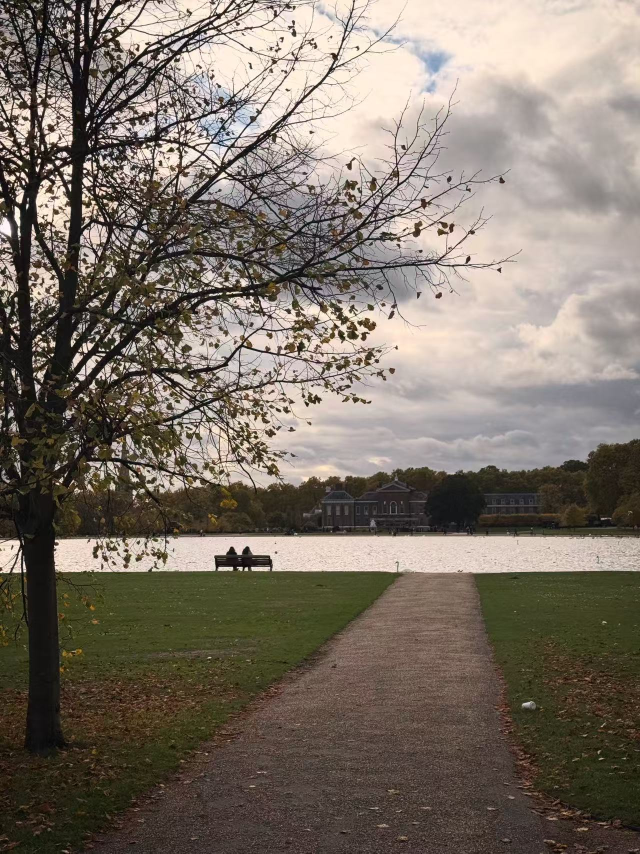
#> input picture Artificial Intelligence/Frameworks and Libraries/OpenCV/images/image.jpg, 1280 x 1707 px (shown at 1/2 size)
$ python FourierMethods.py
#> lines starting #> are read from the running program, lines starting #| are printed output that depends on the picture
import cv2
import numpy as np
from matplotlib import pyplot as plt

try:
    image = cv2.imread('images/image.jpg', cv2.IMREAD_GRAYSCALE)
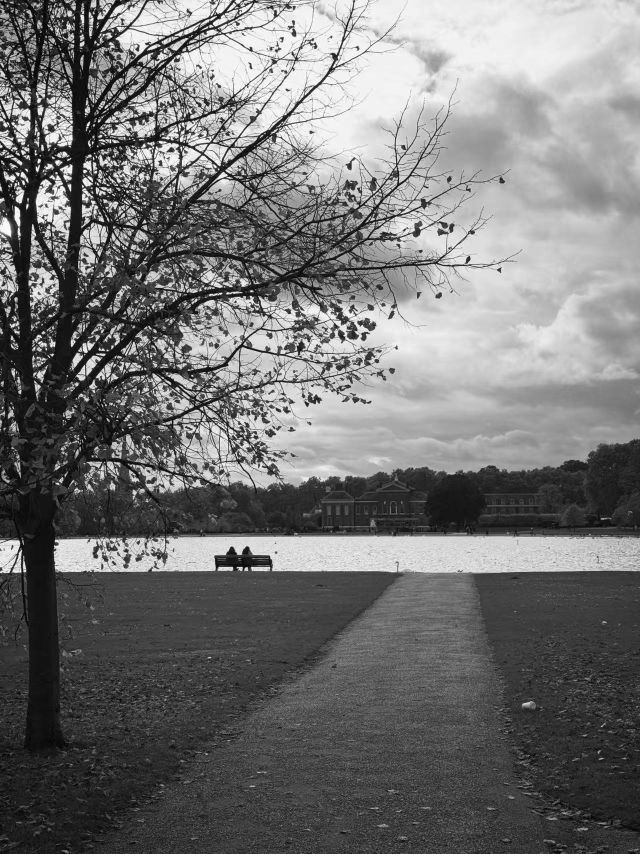
#> image: shape (1707, 1280) (shown at 1/2 size); min 0, max 255, mean 116.2
    if image is None:
        raise FileNotFoundError

except FileNotFoundError:
    print("未找到图像，创建测试图像")
    image = np.zeros((300, 400), dtype=np.uint8)
    cv2.rectangle(image, (50, 50), (150, 150), 255, -1)
    cv2.circle(image, (250, 150), 60, 128, -1)

def display_image(title,img):
    plt.imshow(img,cmap='gray')
    plt.title(title)
    plt.xticks([]), plt.yticks([])
    plt.show()

display_image("Original Image", image)

# 1.dft & idft

dft = cv2.dft(np.float32(image), flags=cv2.DFT_COMPLEX_OUTPUT)
dft_shift = np.fft.fftshift(dft)

rows, cols = image.shape
#> rows = 1707; cols = 1280
crows, ccols = rows // 2, cols // 2
#> crows = 853; ccols = 640
mask = np.ones((rows,cols,2),np.uint8)
mask[crows-30:crows+30, ccols-30:ccols+30] = 0

fshift = dft_shift * mask
f_ishift = np.fft.ifftshift(fshift)

image_back = cv2.idft(f_ishift)
image_back = cv2.magnitude(image_back[:,:,0],image_back[:,:,1])
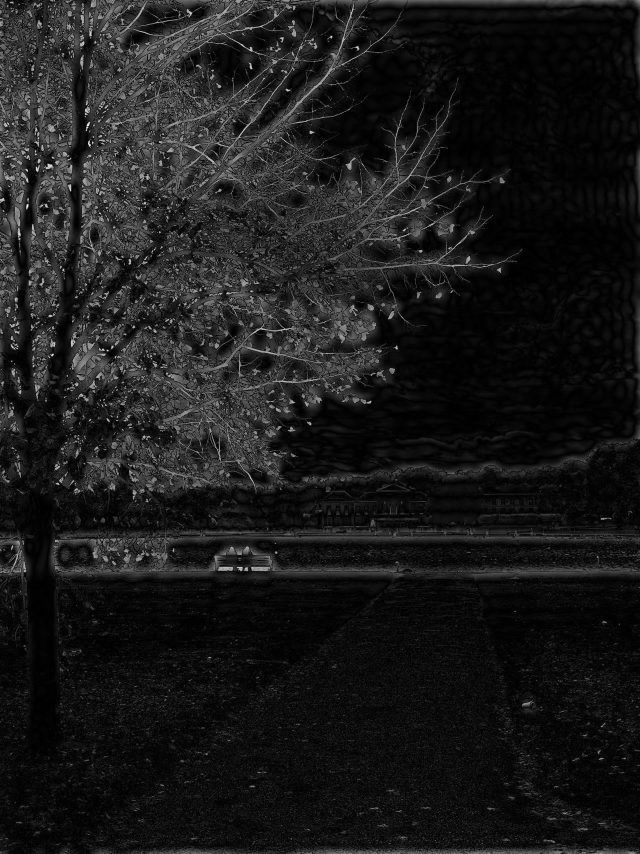
#> image_back: shape (1707, 1280) float32 (shown at 1/2 size); min 7347.5, max 496062624, mean 51946316; drawn with min black and max white
image_back = np.uint8(cv2.normalize(image_back, None, 0, 255, cv2.NORM_MINMAX))

display_image("Low-pass Filtered Image (FFT)", image_back)

$ run again, with Artificial Intelligence/Frameworks and Libraries/OpenCV/images/template.jpg copied over Artificial Intelligence/Frameworks and Libraries/OpenCV/images/image.jpg
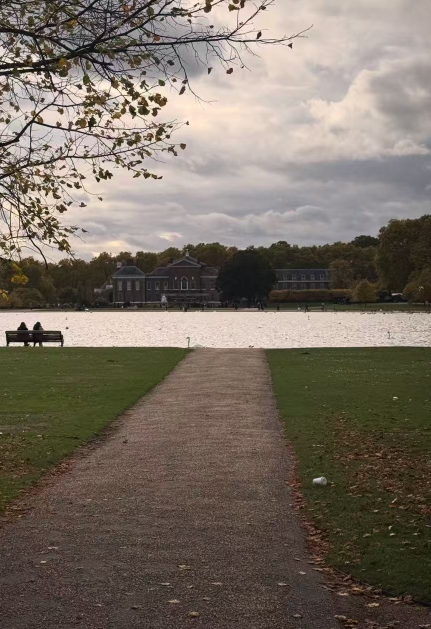
#> input picture Artificial Intelligence/Frameworks and Libraries/OpenCV/images/template.jpg, 862 x 1258 px (shown at 1/2 size)
#> `image = cv2.imread('images/image.jpg', cv2.IMREAD_GRAYSCALE)`:
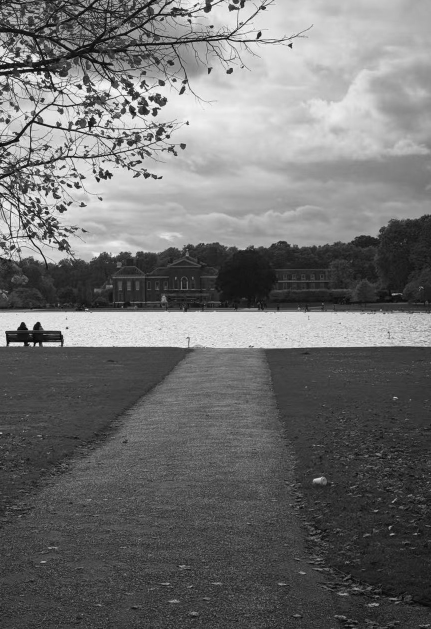
#> image: shape (1258, 862) (shown at 1/2 size); min 0, max 255, mean 112.2
#> `image_back = cv2.magnitude(image_back[:,:,0],image_back[:,:,1])`:
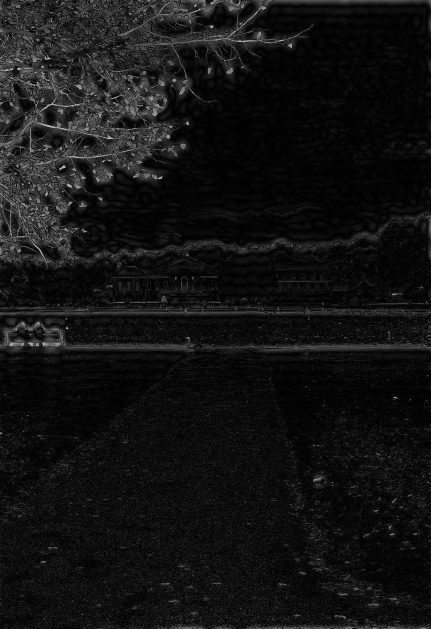
#> image_back: shape (1258, 862) float32 (shown at 1/2 size); min 4176.1, max 232602784, mean 17378544; drawn with min black and max white

$ run again, with Artificial Intelligence/Frameworks and Libraries/OpenCV/images/boat1.png saved as Artificial Intelligence/Frameworks and Libraries/OpenCV/images/image.jpg
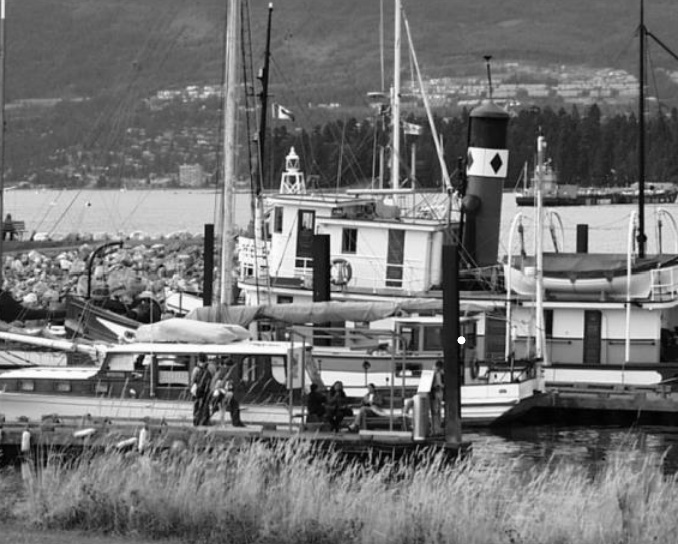
#> input picture Artificial Intelligence/Frameworks and Libraries/OpenCV/images/boat1.png, 678 x 544 px
#> image is the input picture: shape (544, 678); min 0, max 255, mean 115.4
#> `image_back = cv2.magnitude(image_back[:,:,0],image_back[:,:,1])`:
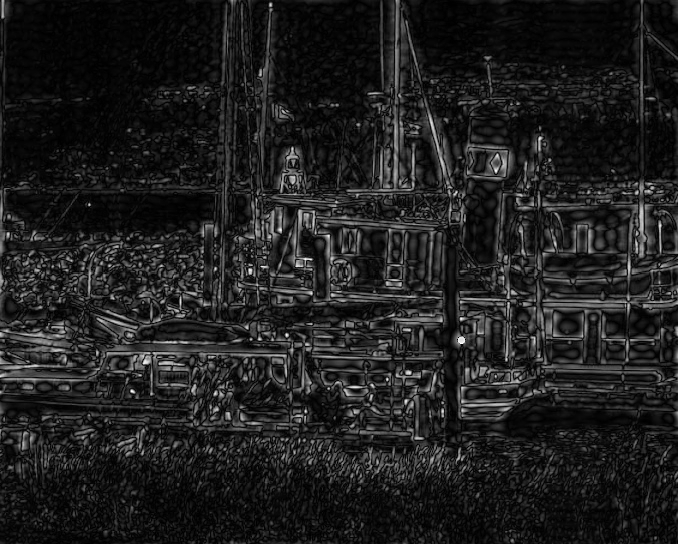
#> image_back: shape (544, 678) float32; min 2058.8, max 56574724, mean 6958378.5; drawn with min black and max white

$ run again, with Artificial Intelligence/Frameworks and Libraries/OpenCV/images/boat2.png saved as Artificial Intelligence/Frameworks and Libraries/OpenCV/images/image.jpg
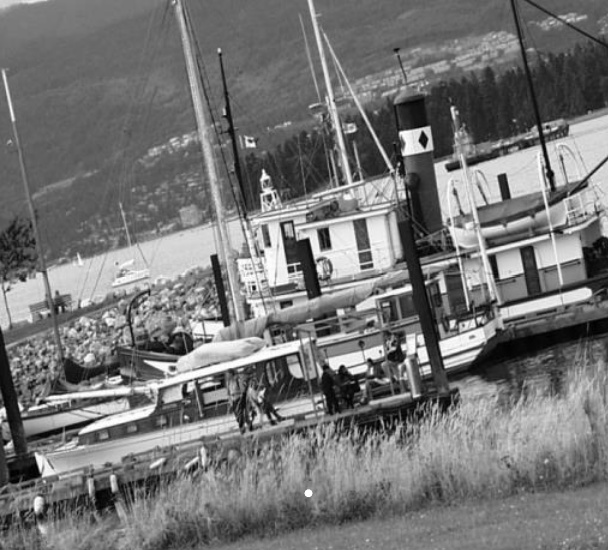
#> input picture Artificial Intelligence/Frameworks and Libraries/OpenCV/images/boat2.png, 608 x 550 px
#> image is the input picture: shape (550, 608); min 0, max 255, mean 117.2
#> `image_back = cv2.magnitude(image_back[:,:,0],image_back[:,:,1])`:
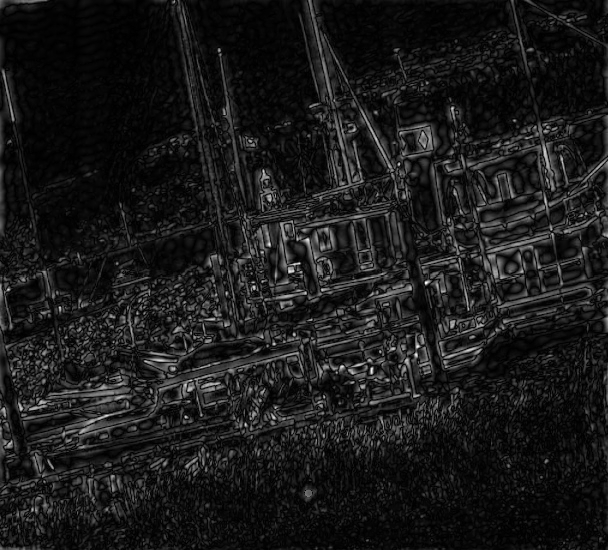
#> image_back: shape (550, 608) float32; min 2621.6, max 59319416, mean 6135485; drawn with min black and max white
